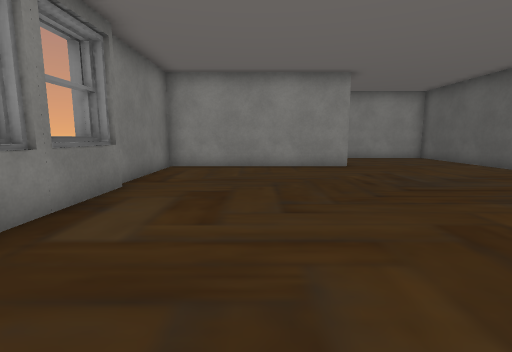
[1] (above)

15 first-person views from a walk through a Unity game level. The camera is 1.2 m above the floor, tilts 8° down and sees 85° across. The floor is counted in squares, 1 m on a side. Each view is taken from the middle of a square. On the plan, view 1 faces up. The plan holds only what a view shows up to about 13 squares ahead; the rest is blank. The place goes on beyond the plan. The player is left out. Some surface patterns are stand-ins.

[2]
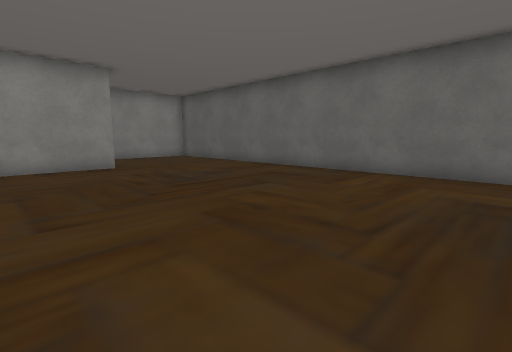

[3]
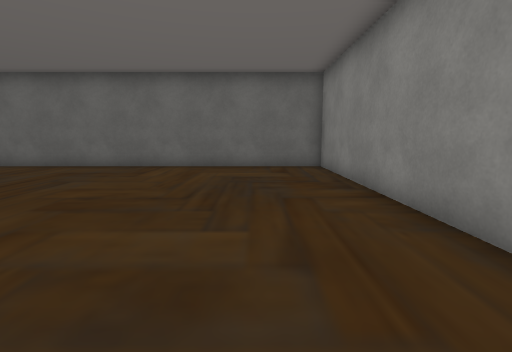

[4]
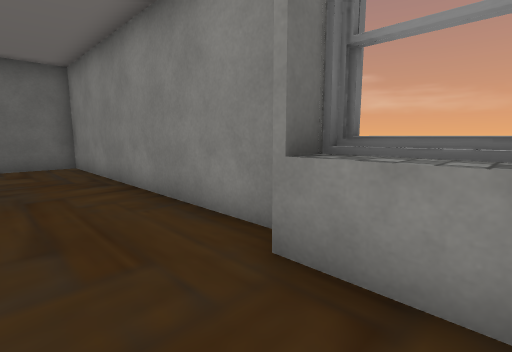

[5]
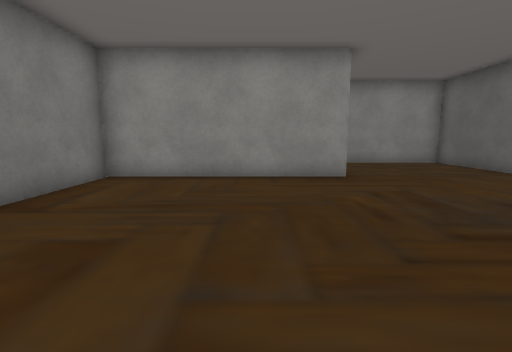

[6]
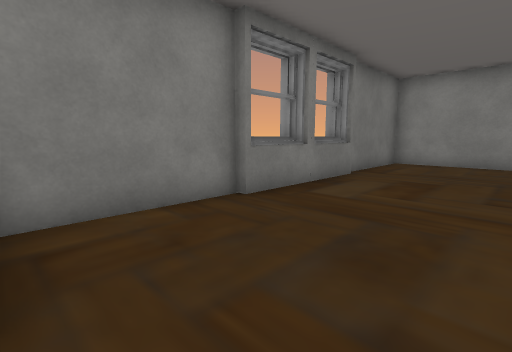

[7]
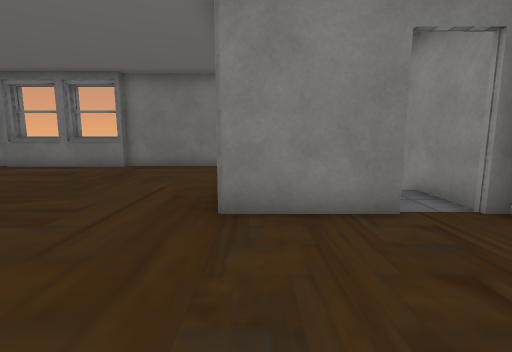

[8]
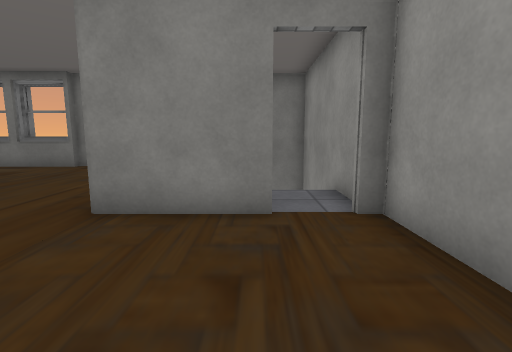

[9]
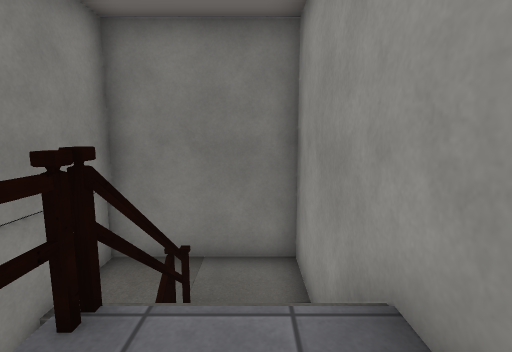

[10]
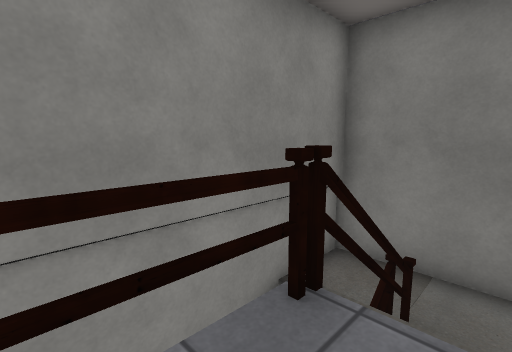

[11]
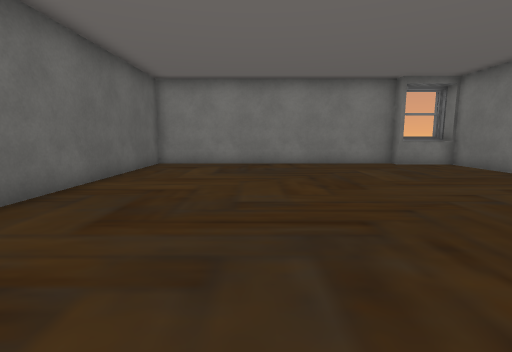

[12]
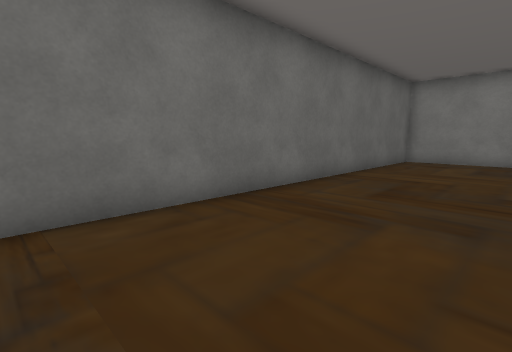

[13]
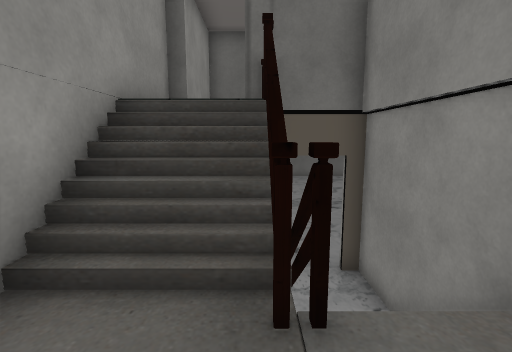

[14]
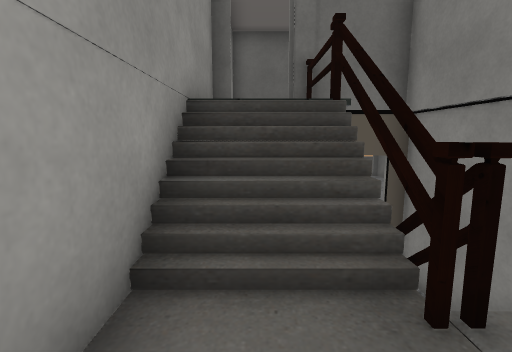

[15]
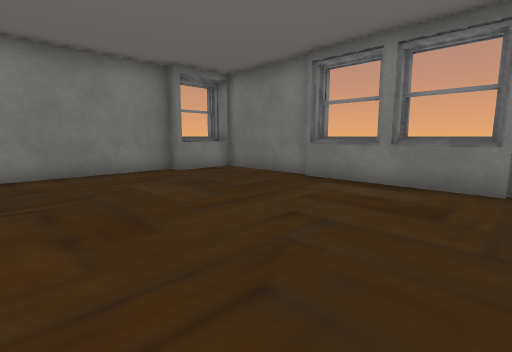

### Floor plan
Key: @ floor where view 1 was taken; # wall or solid block; x gap in a wall; . main floor; - floor 1.75 m lower than the main floor; _ floor 4 m lower than the main floor; / step, stairs or slope; ^ raised ledge; O other object.
Columns run from 4 left of view 1 to 10 right of it. Each row starts with its distance up from view 1.
 16 ###############
 15 #--///........#
 14 #--#xO........#
 13 #--/  __......#
 12 ########......#
 11 #.............#
 10 #.............#
  9 #.............#
  8 #.............#
  7 #.............#
  6 ##............#
  5 ##............#
  4  #............#
  3 ##............#
  2 ##............#
  1 #.............#
  0 #...@.........#
 -1 #.............#
 -2 #^^#..........#
 -3 ###############

Where each view was taken, in squares from view 1:
view 1: 0 up, 0 right, facing up
view 2: 0 up, 0 right, facing up-right
view 3: 0 up, 2 left, facing right
view 4: 0 up, 3 left, facing down-right
view 5: 3 up, 1 right, facing up
view 6: 2 down, 1 right, facing up-left
view 7: 12 up, 8 right, facing left
view 8: 14 up, 8 right, facing left
view 9: 15 up, 3 right, facing left
view 10: 15 up, 3 right, facing down-left
view 11: 10 up, 5 right, facing down
view 12: 12 up, 5 right, facing down-right
view 13: 14 up, 3 left, facing right
view 14: 15 up, 3 left, facing right
view 15: 7 up, 4 right, facing down-left
